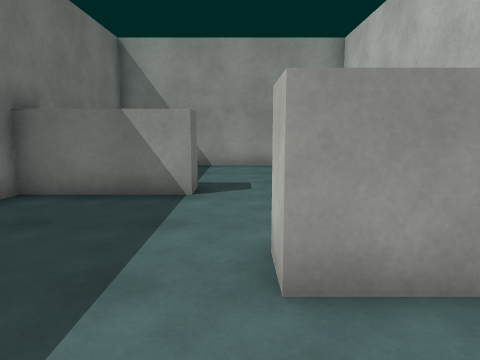
view 1 (above)

12 first-person views from a walk through a 3-D level made in the Unity game engine. The camera is 1.3 m above the floor, tilts 8° down and sees 70° across. The floor is counted in squares, 1 m on a side. Each view is taken from the middle of a square. On the plan, view 1 faces up. The plan holds only what a view shows up to about 15 squares ahead; the rest is blank. Some surface patterns are stand-ins.

view 2
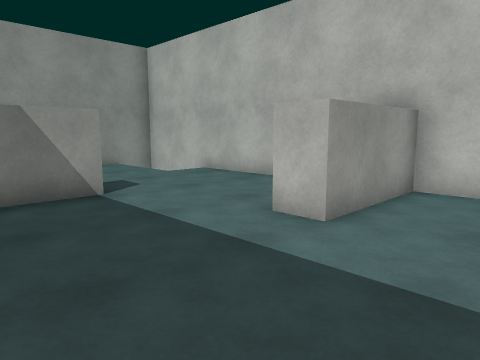

view 3
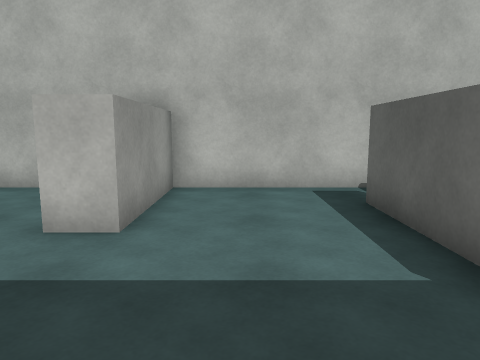

view 4
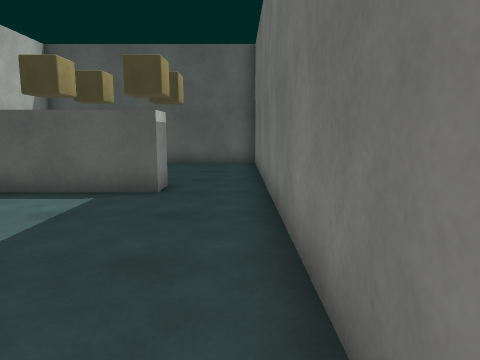

view 5
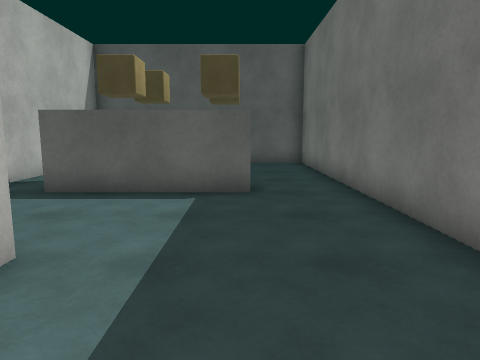

view 6
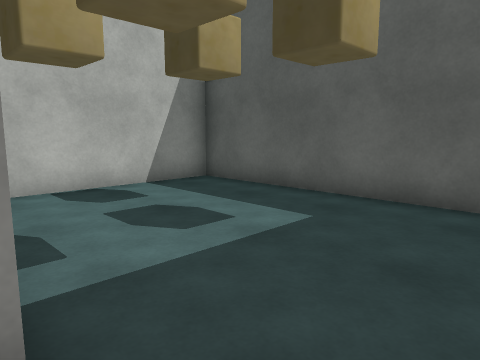

view 7
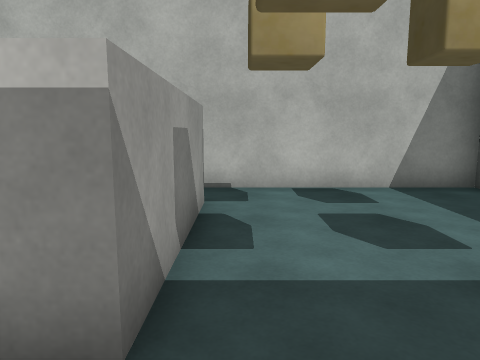

view 8
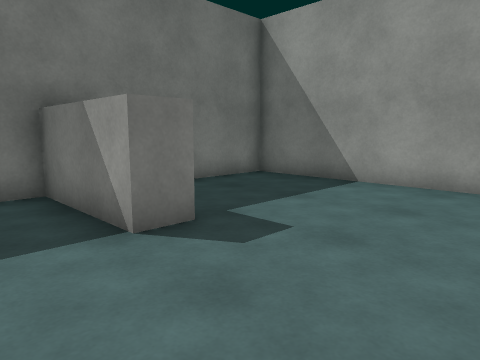

view 9
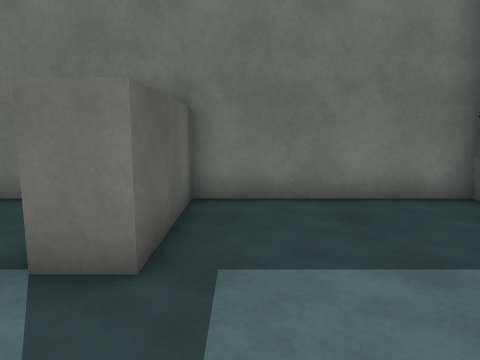

view 10
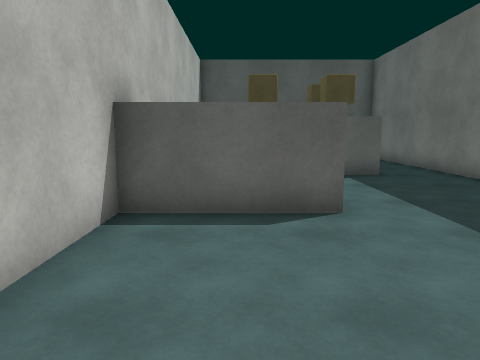

view 11
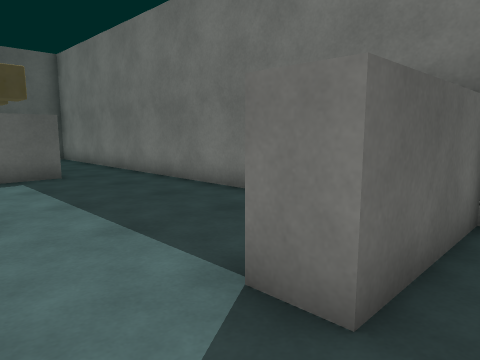

view 12
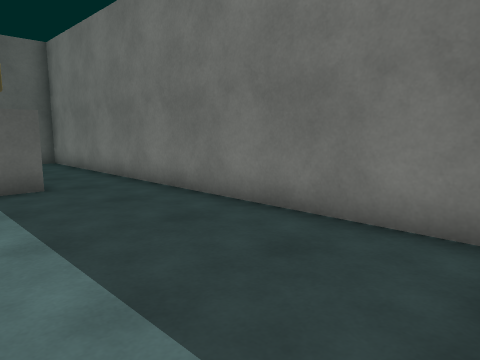

### Floor plan
Ten units are one square. View 1 is at (0, 0); x grows to the right and y downward. Boxes are objects, and circles mark ways between rooms. Rooms are numbered by the first view taken in them; rooms with no view inside come last. Other rooms are left out.
<svg viewBox="-51 -141 96 231">
<path fill="none" stroke="#000" d="M-22 13 22 13M40 6 40 -26 3 -26 3 -36 40 -36 40 -110M40 -136 -46 -136 -46 -81 -10 -81 -10 -71 -46 -71 -46 6M22 23 -22 23 -22 13M-46 6 -46 85 40 85 40 6"/>
<circle cx="-35" cy="15" r="3" fill="#2a7"/>
<circle cx="30" cy="15" r="3" fill="#2a7"/>
<text x="-10" y="-60">1</text>
<text x="-10" y="50">2</text>
</svg>
Room 1 opens to room 2.

Where each view was taken, in squares from view 1:
view 1: 0 up, 0 right, facing up
view 2: 0 up, 4 left, facing up-right
view 3: 1 up, 4 left, facing right
view 4: 6 up, 4 left, facing down
view 5: 6 up, 2 left, facing down
view 6: 2 down, 4 left, facing down-right
view 7: 3 down, 4 left, facing right
view 8: 5 up, 3 right, facing up-left
view 9: 9 up, 2 right, facing left
view 10: 9 up, 2 right, facing down
view 11: 9 up, 1 right, facing down-left
view 12: 7 up, 0 right, facing down-left
